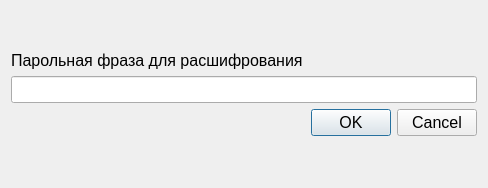
<?xml version="1.0" encoding="UTF-8"?>
<ui version="4.0">
 <class>decryptUsersDialog</class>
 <widget class="QDialog" name="decryptUsersDialog">
  <property name="geometry">
   <rect>
    <x>0</x>
    <y>0</y>
    <width>488</width>
    <height>188</height>
   </rect>
  </property>
  <property name="font">
   <font>
    <pointsize>12</pointsize>
   </font>
  </property>
  <property name="windowTitle">
   <string>Расшифрование файла учетных записей</string>
  </property>
  <layout class="QVBoxLayout" name="verticalLayout_3">
   <item>
    <layout class="QVBoxLayout" name="verticalLayout_2">
     <item>
      <layout class="QVBoxLayout" name="verticalLayout">
       <item>
        <spacer name="verticalSpacer_2">
         <property name="orientation">
          <enum>Qt::Vertical</enum>
         </property>
         <property name="sizeHint" stdset="0">
          <size>
           <width>20</width>
           <height>40</height>
          </size>
         </property>
        </spacer>
       </item>
       <item>
        <widget class="QLabel" name="promptLabel">
         <property name="text">
          <string>Парольная фраза для расшифрования</string>
         </property>
        </widget>
       </item>
       <item>
        <widget class="QLineEdit" name="passEdit">
         <property name="echoMode">
          <enum>QLineEdit::Password</enum>
         </property>
        </widget>
       </item>
      </layout>
     </item>
     <item>
      <widget class="QDialogButtonBox" name="buttonBox">
       <property name="orientation">
        <enum>Qt::Horizontal</enum>
       </property>
       <property name="standardButtons">
        <set>QDialogButtonBox::Cancel|QDialogButtonBox::Ok</set>
       </property>
      </widget>
     </item>
     <item>
      <spacer name="verticalSpacer">
       <property name="orientation">
        <enum>Qt::Vertical</enum>
       </property>
       <property name="sizeHint" stdset="0">
        <size>
         <width>20</width>
         <height>40</height>
        </size>
       </property>
      </spacer>
     </item>
    </layout>
   </item>
  </layout>
 </widget>
 <resources/>
 <connections>
  <connection>
   <sender>buttonBox</sender>
   <signal>accepted()</signal>
   <receiver>decryptUsersDialog</receiver>
   <slot>accept()</slot>
   <hints>
    <hint type="sourcelabel">
     <x>248</x>
     <y>254</y>
    </hint>
    <hint type="destinationlabel">
     <x>157</x>
     <y>274</y>
    </hint>
   </hints>
  </connection>
  <connection>
   <sender>buttonBox</sender>
   <signal>rejected()</signal>
   <receiver>decryptUsersDialog</receiver>
   <slot>reject()</slot>
   <hints>
    <hint type="sourcelabel">
     <x>316</x>
     <y>260</y>
    </hint>
    <hint type="destinationlabel">
     <x>286</x>
     <y>274</y>
    </hint>
   </hints>
  </connection>
 </connections>
</ui>
